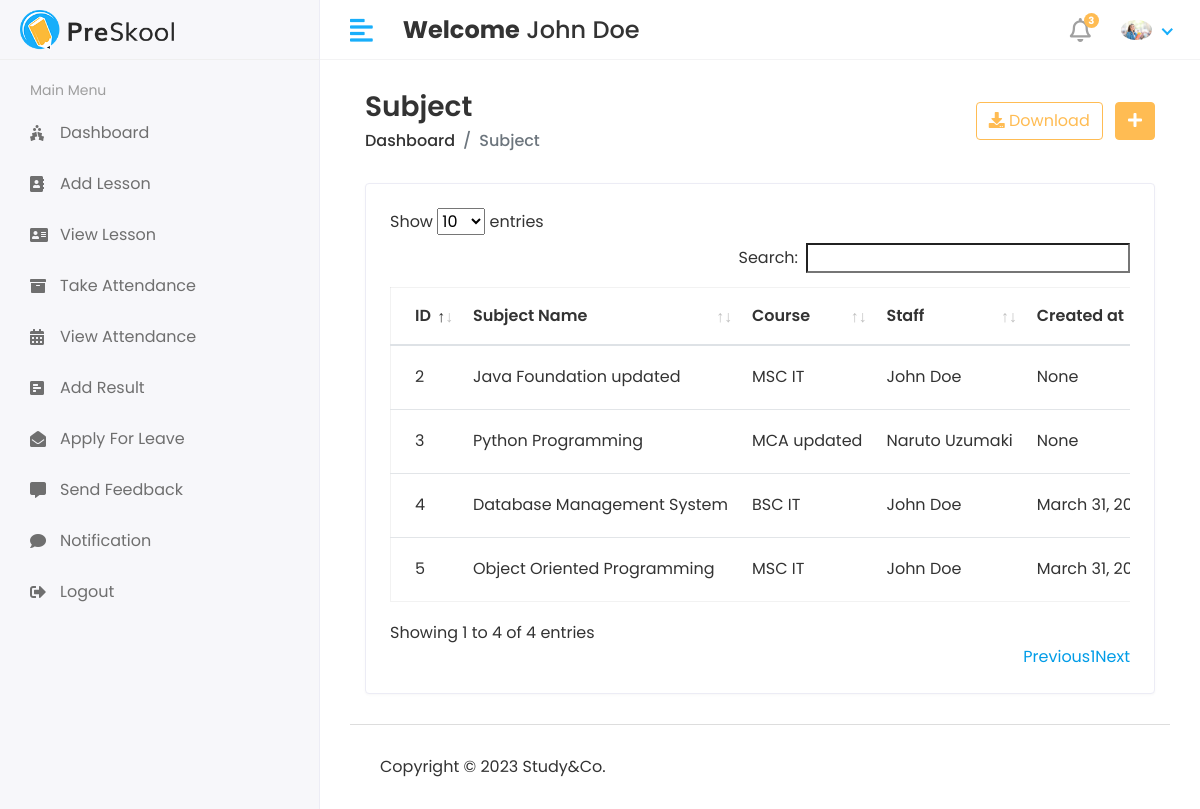
The page /Hod/Subject/View (signed in) on the database its author committed.
### StudyApp/models.py (models this page shows, shortened)
class CustomUser(AbstractUser):
    USER = (
        (1,'HOD'),
        (2,'STAFF'),
        (3,'STUDENT'),
    )
    user_type = models.CharField(choices=USER,max_length=50,default=1)
    profile_pic = models.ImageField(upload_to='media/profile_pic')

class Subject(models.Model):
    name = models.CharField(max_length=100)
    course = models.ForeignKey(Course,on_delete=models.CASCADE)
    staff = models.ForeignKey(Staff,on_delete=models.CASCADE)
    created_at = models.DateTimeField(auto_now_add=True,null = True)
    updated_at = models.DateTimeField(auto_now=True)

class Course(models.Model):
    name = models.CharField(max_length=100)
    created_at = models.DateTimeField(auto_now_add=True)
    updated_at = models.DateTimeField(auto_now=True)
    def __str__(self):
        return self.name

class Staff(models.Model):
    admin = models.OneToOneField(CustomUser,on_delete=models.CASCADE)
    address = models.TextField()
    gender = models.CharField(max_length=100)
    created_at = models.DateTimeField(auto_now_add=True)
    updated_at = models.DateTimeField(auto_now=True)

### StudyGo/Hod_Views.py (the view)
# urls.py: path('Hod/Subject/View',Hod_Views.VIEW_SUBJECT,name='view_subject'),
@login_required(login_url='/')
def VIEW_SUBJECT(request):
    subject = Subject.objects.all()
    context = {
        'subject':subject,
    }
    return render(request,'Hod/view_subject.html',context)

### templates/Hod/view_subject.html (shortened to what this page needs)
{% extends 'base.html' %} {% block content %}
<div class="content container-fluid">
  <div class="page-header">
    <div class="row align-items-center">
      <div class="col">
        <h3 class="page-title">Subject</h3>
        <ul class="breadcrumb">
          <li class="breadcrumb-item"><a href="index.html">Dashboard</a></li>
          <li class="breadcrumb-item active">Subject</li>
        </ul>
      </div>
      <div class="col-auto text-right float-right ml-auto">
        <a href="#" class="btn btn-outline-primary mr-2"
          ><i class="fas fa-download"></i> Download</a
        >
        <a href="{% url 'add_subject' %}" class="btn btn-primary"
          ><i class="fas fa-plus"></i
        ></a>
      </div>
    </div>
  </div>
  <div class="row">
    <div class="col-sm-12">
      <div class="card card-table">
        <div class="card-body">
          <div class="table-responsive">
            <table id="table_id" class="table table-hover table-center mb-0">
              <thead>
                <tr>
                  <th>ID</th>
                  <th>Subject Name</th>
                  <th>Course</th>
                  <th>Staff</th>
                  <th>Created at</th>
                </tr>
              </thead>
              <tbody>
                {% for i in subject %}
                <tr>
                  <td>{{i.id}}</td>
                  <td>{{i.name}}</td>
                  <td>{{i.course}}</td>
                  <td>
                    {{i.staff.admin.first_name}} {{i.staff.admin.last_name}}
                  </td>
                  <td>{{i.created_at}}</td>
                </tr>
                {% endfor %}
              </tbody>
            </table>
          </div>
        </div>
      </div>
    </div>
  </div>
</div>
{% endblock content %}

### templates/includes/header.html (shortened to what this page needs)
{% load static %}
<div class="header">
  <div class="header-left">
    <a href="index.html" class="logo">
      <img src="{% static 'assets/img/logo.png' %}" alt="Logo" />
    </a>
  </div>
  <a href="javascript:void(0);" id="toggle_btn">
    <i class="fas fa-align-left"></i>
  </a>
  <div class="top-nav-search mt-3">
    <h4>
      <strong>Welcome</strong
      ><span> {{user.first_name}} {{user.last_name}} </span>
    </h4>
  </div>
  <ul class="nav user-menu">
    <li class="nav-item dropdown noti-dropdown">
      <a href="#" class="dropdown-toggle nav-link" data-toggle="dropdown">
        <i class="far fa-bell"></i>
        <span class="badge badge-pill">3</span>
      </a>
    </li>
    <li class="nav-item dropdown has-arrow">
      <a href="#" class="dropdown-toggle nav-link" data-toggle="dropdown">
        {% if user.profile_pic == "" %}
        <span class="user-img"
          ><img
            class="rounded-circle"
            src="{% static 'assets/img/noimg.jpg' %}"
            width="31"
            alt="Ryan Taylor"
        /></span>
        {% else %}
        <span class="user-img"
          ><img
            class="rounded-circle"
            src="/{{user.profile_pic}}"
            width="31"
            alt="Ryan Taylor"
        /></span>
        {% endif %}
      </a>
    </li>
  </ul>
</div>

### static/assets/css/style.css (style rules this page uses)
html { height: 100%; }
body { background-color: #fff; color: #333; font-family: 'Poppins', sans-serif; font-size: 1rem; height: 100%; line-height: 1.5; overflow-x: hidden; }
h1, h2, h3, h4, h5, h6 { font-family: 'Poppins', sans-serif; margin-top: 0; }
a { color: #009ce7; }
input, button, a { transition: all 0.4s ease; -moz-transition: all 0.4s ease; -o-transition: all 0.4s ease; -ms-transition: all 0.4s ease; -webkit-transition: all 0.4s ease; }
ul, ol { padding: 0px; list-style: none; }
.table { color: #333; max-width: 100%; margin-bottom: 0; width: 100%; }
.table.dataTable { border-collapse: collapse !important; border: 1px solid rgba(0, 0, 0, 0.05); }
.table thead tr th { font-weight: 600; }
.table tbody tr { border-bottom: 1px solid rgba(0, 0, 0, 0.05); }
.table.table-center td, .table.table-center th { vertical-align: middle; }
.card-table .card-body .table > thead > tr > th { border-top: 0; }
.card-table .card-body .table tr td:first-child, .card-table .card-body .table tr th:first-child { padding-left: 1.5rem; }
.card-table .table td, .card-table .table th { border-top: 1px solid #e2e5e8; padding: 1rem 0.75rem; white-space: nowrap; }
.btn-primary { background-color: #FFBC53; border: 1px solid #FFBC53; }
.btn-outline-primary { color: #FFBC53; border-color: #FFBC53; }
.card { border: 1px solid #ececf5; box-shadow: 0 1px 3px 0 rgba(0, 0, 0, 0.03); margin-bottom: 1.875rem; }
.card-body { padding: 1.5rem; }
.header { background-color: #fff; border-bottom: 1px solid #f3f3f4; left: 0; position: fixed; right: 0; top: 0; z-index: 1001; height: 60px; }
.header .header-left { float: left; height: 60px; padding: 0 20px; position: relative; width: 320px; z-index: 1; transition: all 0.2s ease-in-out; background-color: #f7f7fa; border-bottom: 1px solid #efefef; border-right: 1px solid #ececf5; display: flex; align-items: center; }
.header .header-left .logo { display: inline-block; line-height: 60px; }
.header .header-left .logo img { max-height: 40px; width: auto; }
.header .dropdown-toggle:after { display: none; }
.header .has-arrow .dropdown-toggle:after { border-top: 0; border-left: 0; border-bottom: 2px solid #18aefa; border-right: 2px solid #18aefa; content: ''; height: 8px; display: inline-block; pointer-events: none; -webkit-transform-origin: 66% 66%; -ms-transform-origin: 66% 66%; transform-origin: 66% 66%; -webkit-transform: rotate(45deg); -ms-transform: rotate(45deg); transform: rotate(45deg); -webkit-transition: all 0.15s ease-in-out; transition: all 0.15s ease-in-out; width: 8px; vertical-align: 0px; }
.user-menu { float: right; margin: 0; position: relative; z-index: 99; padding-right: 15px; }
.user-menu.nav > li > a { color: #a0a0a0; font-size: 14px; line-height: 58px; padding: 0 15px; height: 60px; }
.user-img { margin-right: 3px; position: relative; }
.top-nav-search { float: left; margin-left: 15px; }
.page-header { margin-bottom: 1.875rem; }
.page-header .breadcrumb { background-color: transparent; color: #6c757d; font-size: 1rem; font-weight: 500; margin-bottom: 0; padding: 0; }
.page-header .breadcrumb a { color: #333; }
.page-title { font-size: 28px; font-weight: 600; color: #333; margin-bottom: 5px; }
.user-menu.nav > li > a .badge { background-color: #FFBC53; display: block; font-size: 10px; font-weight: bold; height: 15px; width: 15px; position: absolute; right: 7px; top: 13px; color: #fff; padding: 3px; }
.user-menu.nav > li > a > i { font-size: 1.5rem; line-height: 60px; }
@media (min-width: 992px) { #toggle_btn { align-items: center; color: #18aefa; display: inline-flex; float: left; font-size: 26px; height: 60px; justify-content: center; margin-left: 15px; padding: 0 15px; } }

### rows shown on the page
CustomUser: first_name "John", last_name "Doe", profile_pic (picture)
Subject: id "2", name "Java Foundation updated", course "MSC IT", staff.admin.first_name "John", staff.admin.last_name "Doe", created_at "None"
Subject: id "3", name "Python Programming", course "MCA updated", staff.admin.first_name "Naruto", staff.admin.last_name "Uzumaki", created_at "None"
Subject: id "4", name "Database Management System", course "BSC IT", staff.admin.first_name "John", staff.admin.last_name "Doe", created_at "March 31,…"
Subject: id "5", name "Object Oriented Programming", course "MSC IT", staff.admin.first_name "John", staff.admin.last_name "Doe", created_at "March 31,…"
